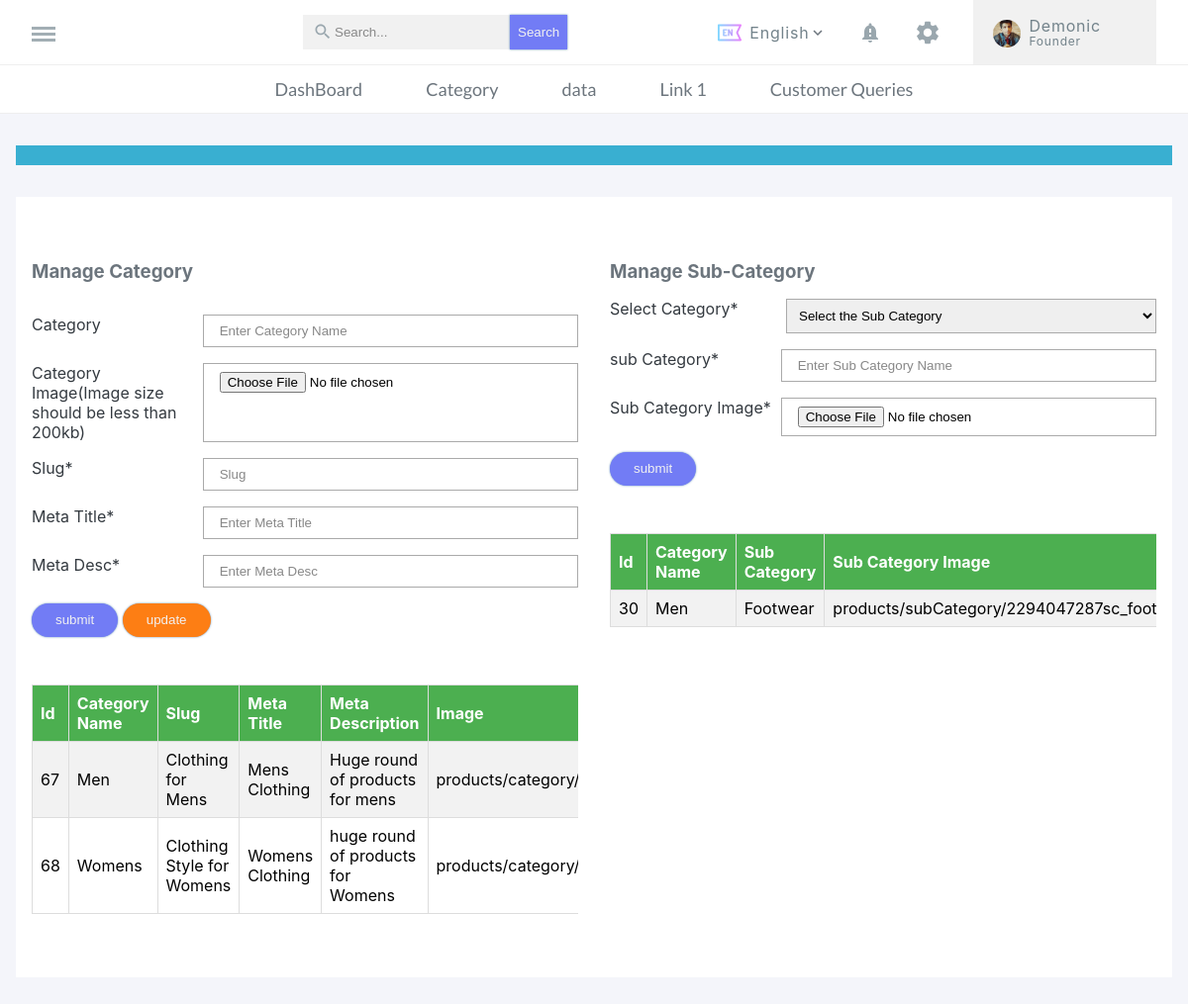
The app's page /admin/categories.php (signed in), older data.
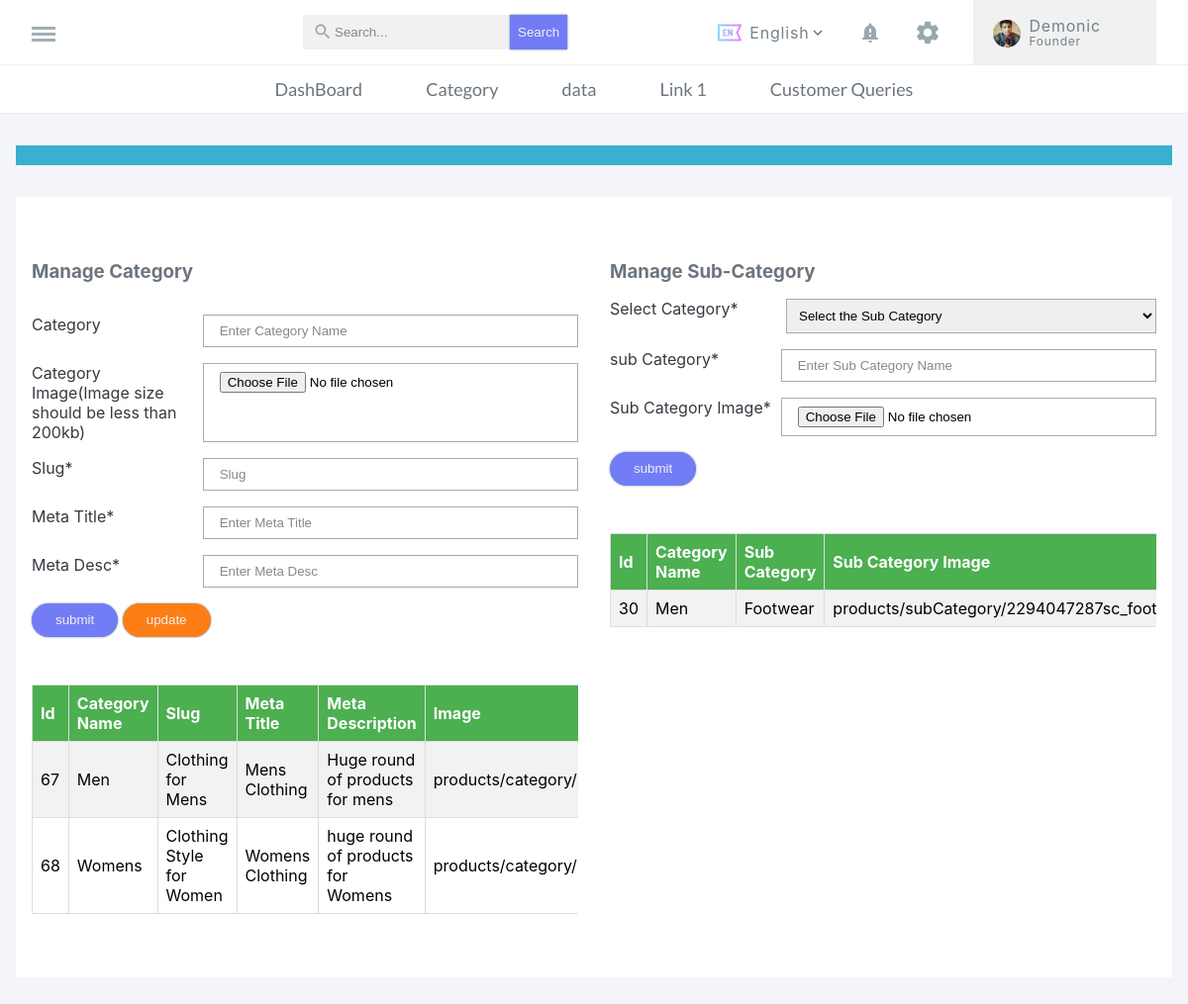
The same page, newer data.
### tables this page shows
CREATE TABLE `tbl_categories` (
  `id` int(11) NOT NULL,
  `category_name` varchar(100) NOT NULL,
  `category_img` text NOT NULL,
  `slug` varchar(100) NOT NULL,
  `meta_title` varchar(100) NOT NULL,
  `meta_desc` varchar(100) NOT NULL
);

CREATE TABLE `tbl_subcategories` (
  `id` int(11) NOT NULL,
  `sub_category_name` varchar(100) NOT NULL,
  `sub_category_img_name` text NOT NULL,
  `categoryId` varchar(100) NOT NULL
);

### admin/adminfunction.php (called while the page is built, shortened)
<?php
function getCategoryData()
{
    include '../db/db.inc.php';
    $sql = "SELECT * FROM `tbl_categories`";
    $result = mysqli_query($conn, $sql);
    $arr = array();
    while ($row = mysqli_fetch_array($result)) {
        $data['id'] = $row['id'];
        $data['category_name']  = $row['category_name'];
        $data['slug'] = $row['slug'];
        $data['meta_title'] = $row['meta_title'];
        $data['meta_desc'] = $row['meta_desc'];
        $data['category_img'] = $row['category_img'];
        array_push($arr, $data);
    }
    return $arr;
}
function getSubCategoryData()
{
    include '../db/db.inc.php';
    $sql = "SELECT tbl_categories.category_name, tbl_subcategories.sub_category_name, tbl_subcategories.id, tbl_subcategories.sub_category_img_name FROM tbl_categories INNER JOIN tbl_subcategories ON tbl_subcategories.categoryId = tbl_categories.id";
    $result = mysqli_query($conn, $sql);
    $arr1 = array();
    while ($row = mysqli_fetch_array($result)) {
        $data1['id'] = $row['id'];
        $data1['sub_category_name']  = $row['sub_category_name'];
        $data1['category_name']  = $row['category_name'];
        $data1['sub_category_img_name'] = $row['sub_category_img_name'];
        array_push($arr1, $data1);
    }
    return $arr1;
}

### admin/categories.php (the view, shortened to what this page needs)
<?php
if (empty($_SESSION['email']) && empty($_SESSION['id'])) {
?>
    <html>
    <head>
        <title>Won't Work</title>
        <link rel="stylesheet" href="../css/style.css">
    </head>
    <div class="msg_underoverlay">
        <div class="popup">
            <h3 class="popup_head">Message!</h3>
            <span class="popup_msg">Ah!... You got on a wrong Foot</span><br><br>
            <span class="popup_msg">Try to Login First...!!!</span>
            <div class="re_loginbtn">
                <button class="primary-btn wrongLogin" onclick="wrongLogin();">Ok</button>
            </div>
        </div>
    </div>
    <script>
        function wrongLogin() {
            window.location.assign("../login.php");
        }
    </script>
<?php
    exit();
}  else {
include './header.php';
include './adminfunction.php';
$getUserData = getCategoryData();
$getSubUserData = getSubCategoryData();
?>
<!DOCTYPE html>
<html lang="en">
<head>
    <link rel="stylesheet" href="../css/style.css">
</head>
<body>
    <div class="error-box">
        <span id="error"></span>
    </div>
    <div class="manageCategory">
        <form class="forms" name="insertCategory">
            <div class="box1">
                <h3>Manage Category</h3>
                <label>
                    <span>Category</span>
                    <input id="cat_name" class="inputbox" type="text" name="category_name" placeholder="Enter Category Name" value="<?php echo $data['category_name'];?>">
                </label>
                <label>
                    <span>Category Image(Image size should be less than 200kb)</span>
                    <input id="cat_img" type="file" name="category_img" />
                </label>
                <label>
                    <span>Slug*</span>
                    <input id="cat_slug" type="text" placeholder="Slug" name="slug" />
                </label>
                <label>
                    <span>Meta Title*</span>
                    <input id="cat_meta" type="text" placeholder="Enter Meta Title" name="meta_title" />
                </label>
                <label>
                    <span>Meta Desc*</span>
                    <input id="cat_desc" type="text" placeholder="Enter Meta Desc" name="meta_desc" />
                </label>
                <input type="submit" name="submit" class="primary-btn formbtn" value="submit" />
                <input type="submit" name="update" class="secondary-btn formbtn" value="update"/>
            </div>
            <div class="box1 tablerow">
                <table>
                    <tr>
                        <th>Id</th>
                        <th>Category Name</th>
                        <th>Slug</th>
                        <th>Meta Title</th>
                        <th>Meta Description</th>
                        <th>Image</th>
                    </tr>
                    <?php
                    foreach ($getUserData as $userData) {
                    ?>
                        <tr>
                            <td><?php echo $userData['id'] ?></td>
                            <td><?php echo $userData['category_name'] ?></td>
                            <td><?php echo $userData['meta_title'] ?></td>
                            <td><?php echo $userData['slug'] ?></td>
                            <td><?php echo $userData['meta_desc'] ?></td>
                            <td><?php echo $userData['category_img'] ?></td>
                        </tr> <?php
                            } ?>
                </table>
            </div>
        </form>
        <form class="forms" name="insertSubCategory">
            <div class="box1" >
                <h3>Manage Sub-Category</h3>
                <label>
                    <span>Select Category*</span>
                    <select class="custom-select" name="category_id">
                        <option value="">Select the Sub Category</option>
                    </select>
                </label>
                <label>
                    <span>sub Category*</span>
                    <input class="inputbox" name="subCategory" type="text" placeholder="Enter Sub Category Name">
                </label>
                <label>
                    <span>Sub Category Image*</span>
                    <input type="file" name="sc_img">
                </label>
                <input type="submit" name="submit" class="primary-btn formbtn" value="submit" />
            </div>
            <div class="box1 tablerow">
                <table>
                    <tr>
                        <th>Id</th>
                        <th>Category Name</th>
                        <th>Sub Category</th>
                        <th>Sub Category Image</th>
                    </tr>
                    <?php
                    foreach ($getSubUserData as $userData) {
                    ?>
                        <tr>
                            <td><?php echo $userData['id'] ?></td>
                            <td><?php echo $userData['category_name'] ?></td>
                            <td><?php echo $userData['sub_category_name'] ?></td>
                            <td><?php echo $userData['sub_category_img_name'] ?></td>
                        </tr> <?php
                            } ?>
                </table>
            </div>
        </form>
    </div>
</body>
                        <?php }?>

### admin/header.php (shortened to what this page needs)
<!DOCTYPE html>
<html lang="en">
<head>
    <link rel="stylesheet" href="../css/style.css">
</head>
<body>
    <div class="topbar">
        <div class="humberger">
            <span></span>
            <span></span>
            <span></span>
        </div>
        <ul class="left-topbar-item">
            <li class="search-btn-lg">
                <a class="search-input-box" href="#">
                    <input type="text" placeholder="Search...">
                    <img src="../img/icons/search-black.svg" alt="">
                    <button>Search</button>
                </a>
            </li>
        </ul>
        <ul class="right_topbar_items">
            <li id="language-btn" class="right-topbar-item language_option"><a href="#"><img src="../img/icons/english-lang.svg"><span class="lang-name">English</span><img class="lang-arrow" src="../img/icons/downArrow.svg"></a>
            </li>
            <li id="notification-btn" class="right-topbar-item notification-option"><a href="#"><img src="../img/icons/notification.svg"></a>
            </li>
            <li class="right-topbar-item"><a id="right_setting-btn" href="#"><img src="../img/icons/setting.svg"></a></li>
            <li id="right-account-btn" class="right-topbar-item Account_information">
                <a class="user-small-deatils" href="#"><span class="user-avatar">
                        <img src="../img/User/Account_user_icon.jpg">
                    </span>
                    <span>
                        <span class="user-name">Demonic</span>
                        <span class="user-designation">Founder</span>
                    </span>
                </a>
            </li>
        </ul>
    </div>
    <div class="sub-topbar">
        <a href="adminpanel.php">DashBoard</a>
        <a href="categories.php">Category</a>
        <a href="#">data</a>
        <a href="#">Link 1</a>
        <a href="query.php">Customer Queries</a>
    </div>

Row changes from the older to the newer data that the page shows:
changed tbl_categories "Womens": meta_title "Clothing Style for Womens" → "Clothing Style for Women"
